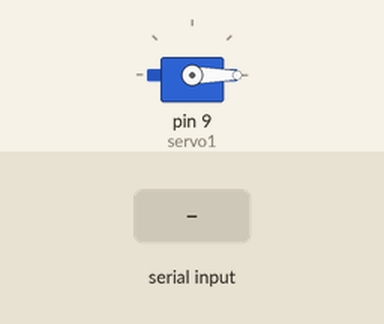
Recording of a sketch running on a simulated Arduino Uno, built with avr-gcc and run on an emulated ATmega328P. Parts: servo. Inputs (shaded band) come from the test bench.

Above: at 1.2 s.
1.3 s: byte 30 received over Serial
At 2.5 s:
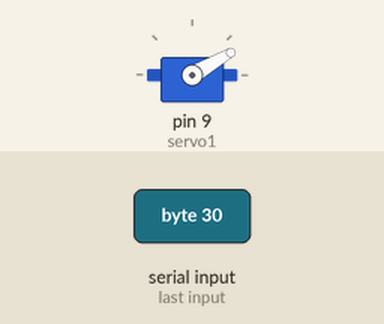
2.8 s: byte 90 received over Serial
At 3.4 s:
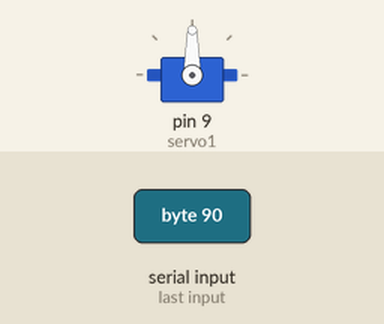
4.3 s: byte 120 received over Serial
At 4.8 s:
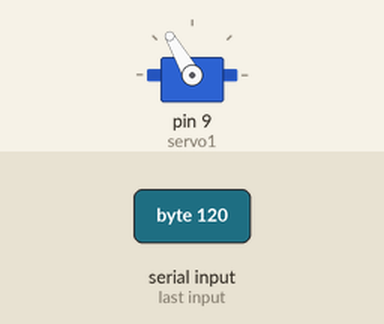
Timing chart, 0 to 7.3 s (numbered marks = the images above; inputs shaded):
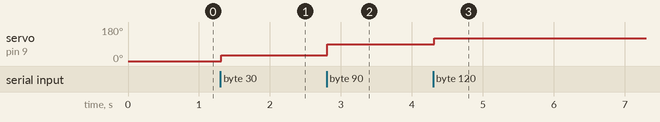

Measured:
- after the input at 1.3 s, servo on pin 9 (servo1): 0° → 30° at once
- after the input at 2.8 s, servo on pin 9 (servo1): 30° → 90° at once
- after the input at 4.3 s, servo on pin 9 (servo1): 90° → 120° at once

The sketch:

mouse2Servo.ino
```cpp
#include <Servo.h>  // servo library
Servo servo1;  // servo control object
int val = 0;

void setup() {
  Serial.begin(9600);
  servo1.attach(9, 900, 2100);  //Connect the servo to pin 9
  //with a minimum pulse width of
  //900 and a maximum pulse width of
  //2100.
}

void loop() {
  int position;

  while (Serial.available()) { // If data is available to read,
    val = Serial.read(); // read it and store it in val
  }
  servo1.write(val);
  delay(15);
}
```
